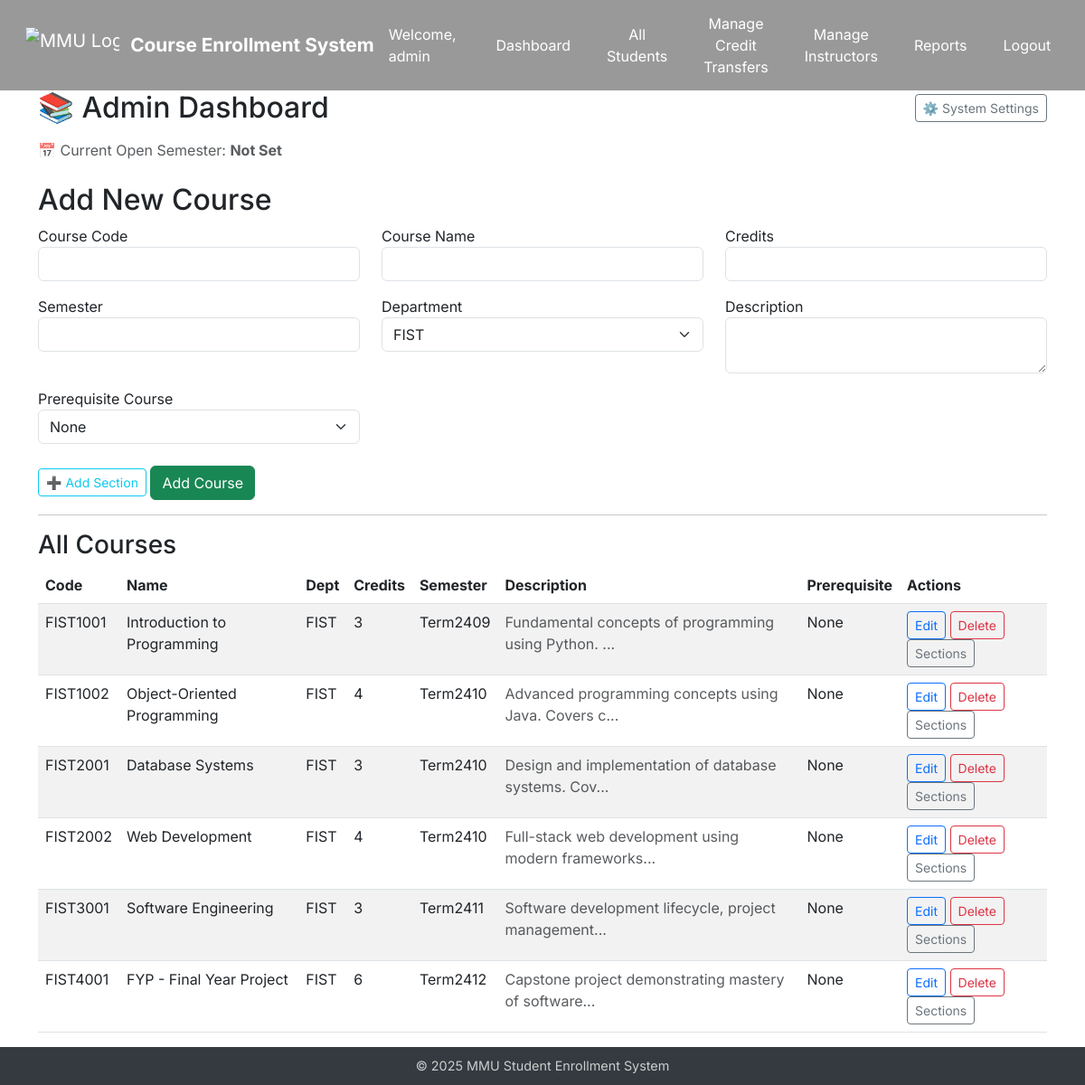
The page /admin/admin/dashboard (signed in) on the database as committed earlier.
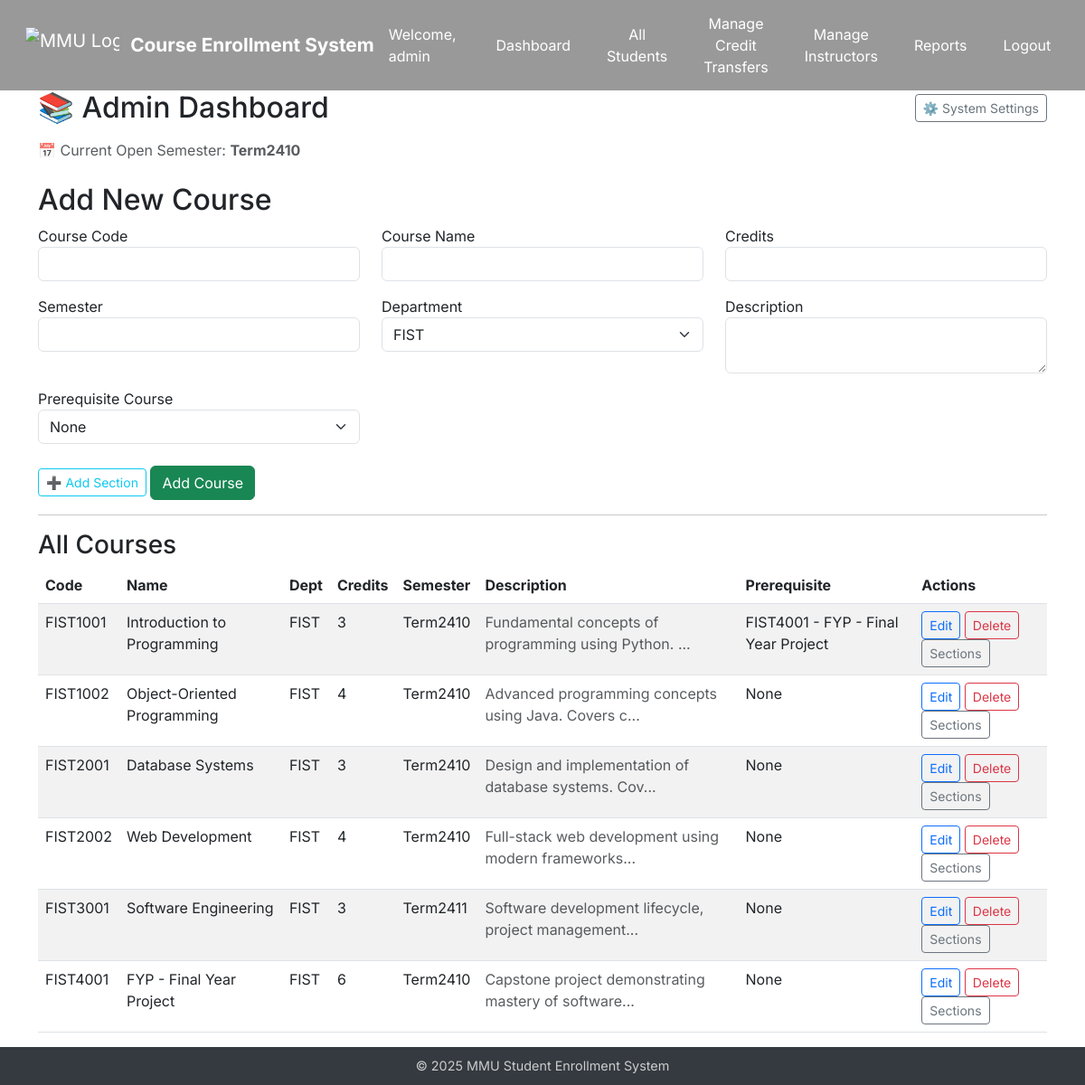
The same page on the database as committed later.
### app/models.py (models this page shows, shortened)
class Admin(UserMixin, db.Model):
    id = db.Column(db.Integer, primary_key=True)
    username = db.Column(db.String(64), unique=True)
    password_hash = db.Column(db.String(128))
    @property
    def is_admin(self):
        return True

class Course(db.Model):
    id = db.Column(db.Integer, primary_key=True)
    course_code = db.Column(db.String(10), unique=True)
    course_name = db.Column(db.String(128))
    description = db.Column(db.Text)
    credits = db.Column(db.Integer)
    semester = db.Column(db.String(64))
    department = db.Column(db.String(64))
    prerequisite_id = db.Column(db.Integer, db.ForeignKey('course.id'))
    prerequisite = db.relationship("Course", remote_side=[id])
    enrollments = db.relationship('Enrollment', backref='course', lazy=True)
    sections = db.relationship('Section', back_populates='course', cascade='all, delete')

class SystemSetting(db.Model):
    id = db.Column(db.Integer, primary_key=True)
    key = db.Column(db.String(64), unique=True, nullable=False)
    value = db.Column(db.String(128), nullable=False)

### app/routes/admin.py (the view, shortened to what this page needs)
@admin_bp.route("/admin/dashboard", methods=["GET", "POST"])
@login_required
def admin_dashboard():
    if not current_user.is_admin:
        flash("Admin access only.", "warning")
        return redirect(url_for("admin.admin_login"))
    form = CourseAddForm()
    courses = Course.query.all()
    form.prerequisite_id.choices = [(0, "None")] + [
        (c.id, f"{c.course_code} - {c.course_name}") for c in courses
    ]
    setting = SystemSetting.query.filter_by(key="open_semester").first()
    open_semester = setting.value if setting else "Not Set"
    return render_template("admin/dashboard.html", form=form, courses=courses, open_semester=open_semester)

### app/forms.py
class CourseAddForm(FlaskForm):
    course_code = StringField("Course Code", validators=[DataRequired()])
    prerequisite_id = SelectField("Prerequisite Course", coerce=int, choices=[], validators=[Optional()])
    course_name = StringField("Course Name", validators=[DataRequired()])
    credits = IntegerField("Credits", validators=[DataRequired()])
    semester = StringField("Semester", validators=[DataRequired()])
    department = SelectField("Department", choices=[
        ("FIST", "FIST"), ("FCI", "FCI"), ("FOB", "FOB")
    ], validators=[DataRequired()])
    description = TextAreaField("Description", validators=[DataRequired()])
    submit = SubmitField("Add Course")

### app/templates/admin/dashboard.html (shortened to what this page needs)
{% extends "base.html" %}
{% block content %}
<div class="d-flex justify-content-between align-items-center mb-3">
    <h2 class="mb-0">📚 Admin Dashboard</h2>
    <a href="{{ url_for('admin.admin_settings') }}" class="btn btn-outline-secondary btn-sm">⚙️ System Settings</a>
  </div>
  <p class="text-muted mb-4">📅 Current Open Semester: <strong>{{ open_semester }}</strong></p>
<h2>Add New Course</h2>
<form method="POST">
    <div class="row">
        <div class="col-md-4 mb-3">
            {{ form.course_code.label }} {{ form.course_code(class="form-control") }}
        </div>
        <div class="col-md-4 mb-3">
            {{ form.course_name.label }} {{ form.course_name(class="form-control") }}
        </div>
        <div class="col-md-4 mb-3">
            {{ form.credits.label }} {{ form.credits(class="form-control") }}
        </div>
    </div>
    <div class="row">
        <div class="col-md-4 mb-3">
            {{ form.semester.label }} {{ form.semester(class="form-control") }}
        </div>
        <div class="col-md-4 mb-3">
            {{ form.department.label }} {{ form.department(class="form-select") }}
        </div>
        <div class="col-md-4 mb-3">
            {{ form.description.label }} {{ form.description(class="form-control", rows=2) }}
        </div>
    </div>
    <div class="row">
        <div class="col-md-4 mb-3">
            {{ form.prerequisite_id.label }} {{ form.prerequisite_id(class="form-select") }}
        </div>
    </div>
    <div class="mt-2">
        <a href="{{ url_for('admin.admin_add_section') }}" class="btn btn-sm btn-outline-info"> ➕ Add Section </a>
        {{ form.submit(class="btn btn-success") }}
    </div>
</form>
<hr>
<h3>All Courses</h3>
<table class="table table-striped">
    <thead>
        <tr>
            <th>Code</th>
            <th>Name</th>
            <th>Dept</th>
            <th>Credits</th>
            <th>Semester</th>
            <th>Description</th>
            <th>Prerequisite</th>
            <th>Actions</th>
        </tr>
    </thead>
    <tbody>
        {% for c in courses %}
        <tr>
            <td>{{ c.course_code }}</td>
            <td>{{ c.course_name }}</td>
            <td>{{ c.department }}</td>
            <td>{{ c.credits }}</td>
            <td>{{ c.semester }}</td>
            <td class="text-muted">{{ c.description[:50] }}{% if c.description|length > 50 %}...{% endif %}</td>
            <td>
                {% if c.prerequisite %}
                    {{ c.prerequisite.course_code }} - {{ c.prerequisite.course_name }}
                {% else %}
                    None
                {% endif %}
            </td>
            <td>
                <a href="{{ url_for('admin.admin_edit', course_id=c.id) }}" class="btn btn-sm btn-outline-primary">Edit</a>
                <a href="{{ url_for('admin.admin_delete', course_id=c.id) }}" class="btn btn-sm btn-outline-danger">Delete</a>
                <a href="{{ url_for('admin.admin_course_details', course_id=c.id) }}" class="btn btn-sm btn-outline-secondary">Sections</a>
            </td>
        </tr>
        {% endfor %}
    </tbody>
</table>
{% endblock %}

### app/templates/base.html (shortened to what this page needs)
<!DOCTYPE html>
<html lang="en">
<head>
  {% block head %}
  <link href="https://cdn.jsdelivr.net/npm/bootstrap@5.3.0/dist/css/bootstrap.min.css" rel="stylesheet">
  {% endblock %}
</head>
<body>
<nav id="navbar" class="navbar navbar-expand-lg navbar-dark navbar-transparent fixed-top px-3" style="background-color: rgba(0,0,0,0.4);">
  <div class="container-fluid">
    <a class="navbar-brand d-flex align-items-center" href="{{ url_for('shared.index') }}">
      <img src="{{ url_for('static', filename='image/Multimedia_University_secondary_logo_2020.png') }}" alt="MMU Logo">
      <span>Course Enrollment System</span>
    </a>
    <div class="ms-auto d-flex align-items-center">
            {% if current_user.is_authenticated %}
        <span class="text-white me-3">
          Welcome,
          {% if current_user.is_admin %}
            {{ current_user.username }}
          {% elif current_user.is_student %}
            {{ current_user.name }}
          {% elif current_user.is_instructor %}
            {{ current_user.name }}
          {% endif %}
        </span>
        {% if current_user.is_admin %}
          <a class="btn btn-nav" href="{{ url_for('admin.admin_dashboard') }}">Dashboard</a>
          <a class="btn btn-nav" href="{{ url_for('admin.admin_all_students') }}">All Students</a>
          <a class="btn btn-nav" href="{{ url_for('admin.admin_credit_transfer') }}">Manage Credit Transfers</a>
          <a class="btn btn-nav" href="{{ url_for('admin.admin_instructor_list') }}">Manage Instructors</a>
          <a class="btn btn-nav" href="{{ url_for('admin.admin_reports') }}">Reports</a>
          <a class="btn btn-nav" href="{{ url_for('admin.admin_logout') }}">Logout</a>
        {% elif current_user.is_student %}
          <a class="btn btn-nav" href="{{ url_for('student.dashboard') }}">Dashboard</a>
          <a class="btn btn-nav" href="{{ url_for('student.profile') }}">My Profile</a>
          <a class="btn btn-nav" href="{{ url_for('student.finance') }}">Finance</a>
          <a class="btn btn-nav" href="{{ url_for('shared.logout') }}">Logout</a>
        {% endif %}
      {% endif %}
    </div>
  </div>
</nav>
<main class="{% if request.endpoint == 'shared.index' %}{% else %}container{% endif %}" style="padding-top: 100px;">
  {% block content %}{% endblock %}
</main>
<footer>
  © 2025 MMU Student Enrollment System
</footer>
</body>
</html>

### app/templates/base.html (style rules this page uses)
body { margin: 0; padding: 0; min-height: 100vh; display: flex; flex-direction: column; font-family: 'Inter', sans-serif; background-color: transparent; }
main { flex: 1; }
footer { background: #343a40; color: #ccc; text-align: center; padding: 10px 0; font-size: 0.9rem; }
.navbar-transparent { background-color: rgba(0, 0, 0, 0.4) !important; backdrop-filter: blur(2px); -webkit-backdrop-filter: blur(2px); box-shadow: none !important; border: none !important; }
.navbar-brand img { height: 40px; margin-right: 12px; }
.navbar-brand span { color: white; font-size: 1.3rem; font-weight: bold; }
.btn-nav { background: transparent; color: white; border: none; font-size: 1rem; margin-left: 1rem; }

Rows that differ between the two databases and show on the page:
added SystemSetting: value "Term2410"
changed Course "FIST1001": semester "Term2409" → "Term2410"; prerequisite.course_code (not shown) → "FIST4001"; prerequisite.course_name (not shown) → "FYP - Final Year Project"; text "None" → "-"
changed Course "Capstone project demonstrating mastery of software": semester "Term2412" → "Term2410"
Other text that changed with them:
{{ open_semester }}: "Not Set" → (not shown)
